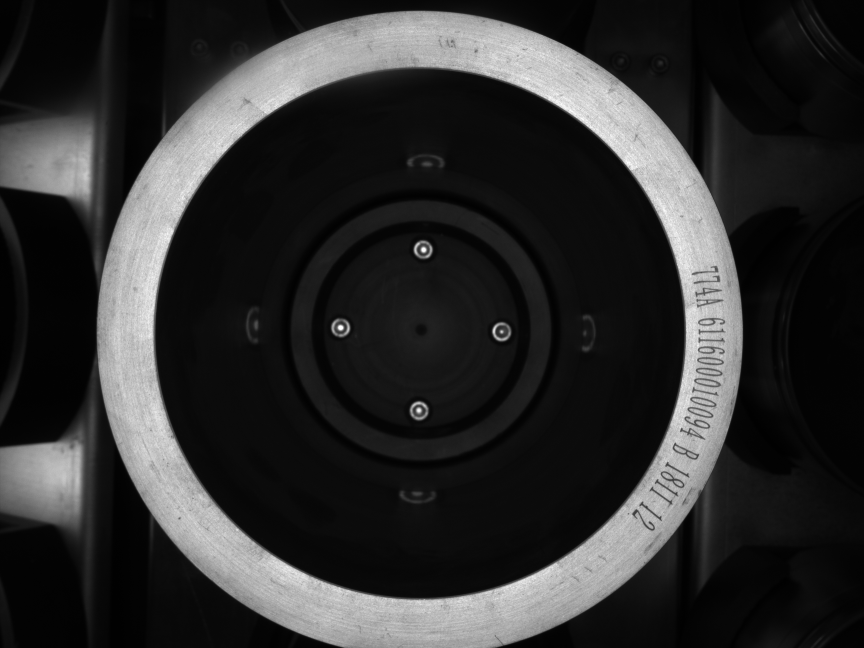
#> input picture src/ch3/OKPictures/16_50_50.jpg, 2592 x 1944 px, found by its file name (shown at 1/3 size)
$ python '定位分割终极版带示意图.py'   (older library calls are emulated)
#> lines starting #> are read from the running program, lines starting #| are printed output that depends on the picture; after the words box and inside, x2 and y2 are one past the last pixel; in counts of white or black regions, pixels touching at a corner belong together
import numpy as np
import math
import cv2
import matplotlib.pyplot as plt
from scipy import signal

plt.rcParams['font.sans-serif'] = ['SimHei']  # 显示中文标签
#两次缩小
def reduceImg(img):
    ret_img=cv2.pyrDown(img)
    ret_img=cv2.pyrDown(ret_img)
    return ret_img
#得到二值图
def binaryImage(img,binary_type):
    ret,binary=cv2.threshold(img,141,255,binary_type)
    return ret,binary

# 提取圆心，半径
def getPointAndR(src):
    _,contours,_ = cv2.findContours(src, cv2.RETR_TREE, cv2.CHAIN_APPROX_SIMPLE)
    result_img = np.zeros(src.shape,np.uint8)
    retImg=None
    i=1
    circle_point = None
    circle_r = None
    # [4 lines of commented-out code are left out]
    resizeNum=16

    for i in range(len(contours)):
        area = cv2.contourArea(contours[i])
        print(area)
        if (area < 1500000//resizeNum or area>2500000//resizeNum):
            continue
        x, y, w, h = cv2.boundingRect(contours[i])
        ratio = 0.0
        if (y != 0):
            ratio = float(w / h)
        if ((ratio > 0.95) & (ratio < 1.05)):
            cv2.drawContours(result_img, contours, i, (255,255, 255),thickness=5)
            # cv2.namedWindow('cut',cv2.WINDOW_NORMAL)
            # cv2.imshow('cut',result_img)
            # if(area>2000000 and area<2500000):
            size = 100
            # else:
            #     size=0
            # retImg = readImg[y - size:y + h + size, x - size:x + w + size]
            circle_point=(y+w//2,x+h//2)
            circle_r=w//2
            break
    return circle_point,circle_r,result_img

def unfloodImagePro(img,point,unfloodR,width,startTheta):
    h, w = img.shape
    x0, y0 = point
    unwrapped_width = unfloodR + width  # 展开的最大半径
    unwrapped_height = width
    full_width = int(2 * math.pi * unwrapped_width)  # 展开后的长度
    unflood_width=950
    unwrapped_img = np.zeros((unwrapped_height, unflood_width), dtype='u1')
    except_count = 0
    for j in range(unflood_width):
        theta = -2 * math.pi * (j / full_width) - startTheta  # 1. 开始位置
        # theta=theta+0.75*math.pi
        for i in range(unwrapped_height):
            unwrapped_radius = unwrapped_width - i  # 2. don't forget
            x = unwrapped_radius * math.cos(theta) + x0  #
            y = unwrapped_radius * math.sin(theta) + y0
            x, y = int(x), int(y)
            try:
                if x < 0 or x >= h or y < 0 or y >= w:
                    continue
                unwrapped_img[i, j] = img[x, y]
            except Exception as e:
                except_count = except_count + 1
    print('expect count:' + str(except_count))
    return unwrapped_img

#输入图片，圆心点，展开内半径，展开宽度
def unfloodImage(img,point,unfloodR,width,startTheta):
    h,w=img.shape
    x0,y0=point
    unwrapped_width=unfloodR+width#展开的最大半径
    unwrapped_height=width
    full_width=int(2*math.pi*unwrapped_width)#展开后的长度
    unwrapped_img=np.zeros((unwrapped_height,full_width),dtype='u1')
    except_count=0
    for j in range(full_width):
        theta = -2 * math.pi * (j / full_width)-startTheta  # 1. 开始位置
        # theta=theta+0.75*math.pi
        for i in range(unwrapped_height):
            unwrapped_radius = unwrapped_width -i  # 2. don't forget
            x = unwrapped_radius * math.cos(theta) + x0  #
            y = unwrapped_radius * math.sin(theta) + y0
            x, y = int(x), int(y)
            try:
                if x<0 or x>=h or y<0 or y>=w:
                    continue
                unwrapped_img[i, j] = img[x, y]
            except Exception as e:
                except_count = except_count + 1
    print('expect count:'+str(except_count))
    return unwrapped_img

#返回计算极值，开始角度，卷积结果
def calcMax(img):
    h,w=img.shape
    kernel=np.ones((h,230),dtype=np.float32)
    # kernel[0:10,:]=0
    result = signal.convolve2d(img, kernel, 'valid')
    hist=result.ravel()
    ret_max=np.max(hist)
    start_position=np.argmax(hist)
    # start_position=start_position[0]
    ret_theta=(start_position/w)*2*np.pi
    return ret_max,ret_theta,hist
# [29 lines left out: functions seamlessCone, pic_mix, not called in this run]

j=0
# [25 lines left out: function disImgs, not called in this run]

def last_fun(img):
    copyImg=img.copy()
    #两次缩小
    smallImg=reduceImg(img)
    plt.subplot(1,3,1)
    plt.imshow(smallImg,cmap='gray')
    plt.xticks([])
    plt.yticks([])
    plt.title("两次缩小图", fontsize=10)
    #二值化
    thresh,binary=binaryImage(smallImg,binary_type=cv2.THRESH_OTSU|cv2.THRESH_BINARY_INV)
    plt.subplot(1, 3, 2)
    plt.imshow(binary, cmap='gray')
    plt.xticks([])
    plt.yticks([])
    plt.title("二值化阈值：{0}".format(str(thresh)), fontsize=10)
    #提取圆心，半径
    circle_point, circle_r,drawImg=getPointAndR(binary)
    plt.subplot(1, 3, 3)
    plt.imshow(drawImg,cmap='gray')
    plt.xticks([])
    plt.yticks([])
    plt.title("圆心:{0},半径：{1}".format(str(circle_point),str(circle_r)), fontsize=10)
    #分角度展开灰度图
    #1.展开角为0
    plt.figure()
    unflood_img1=unfloodImage(smallImg,point=circle_point,unfloodR=circle_r,width=40,startTheta=0)
    unflood_img1 = cv2.Canny(unflood_img1,100,200)
    thresh=0
    plt.subplot(4,1,1)
    plt.imshow(unflood_img1,cmap='gray')
    # plt.xticks([])
    # plt.yticks([])
    plt.title("第一次展开,thresh:{0}".format(str(thresh)), fontsize=20)
    #绘制直方分布图
    plt.subplot(4, 1, 2)
    ret_max1, ret_theta1, hist1=calcMax(unflood_img1)
    plt.plot(hist1)
    plt.title('max:{0},theta:{1}'.format(str(ret_max1),str(ret_theta1)),fontsize=20)


    #2.展开角为90°
    unflood_img2=unfloodImage(smallImg,point=circle_point,unfloodR=circle_r,width=40,startTheta=math.pi/2)
    unflood_img2=cv2.Canny(unflood_img2,100,200)
    plt.subplot(4,1,3)
    plt.imshow(unflood_img2,cmap='gray')
    # plt.xticks([])
    # plt.yticks([])
    plt.title("第二次展开,thresh:{0}".format(str(thresh)), fontsize=20)

    # 绘制直方分布图
    plt.subplot(4, 1, 4)
    ret_max2, ret_theta2, hist2 = calcMax(unflood_img2)
    plt.plot(hist2)
    plt.title('max:{0},theta:{1}'.format(str(ret_max2), str(ret_theta2+math.pi/2)), fontsize=20)

    _font_size=20
    #确定展开角度
    plt.figure()
    plt.subplot(4,1,1)
    # theta=0.0
    if(ret_max1>ret_max2):
        theta=ret_theta1
    else:
        theta=ret_theta2+math.pi/2
    #确定大图展开位置
    # circle_point, circle_r, drawImg
    point=(circle_point[0]*4,circle_point[1]*4)
    r=circle_r*4

    #看圆的半径，得出型号，一个为109，一个为208,208的字符高度为50左右，109的为80左右
    unflood_srcImg=unfloodImagePro(copyImg,point=point,unfloodR=r,width=130,startTheta=theta-0.03)
    if(circle_r>204):
        unflood_srcImg=unflood_srcImg[40:110,:]
    else:
        unflood_srcImg=unflood_srcImg[0:100,:]

    plt.imshow(unflood_srcImg,cmap='gray')
    plt.title('原图展开{0}'.format(str(theta)),fontsize=_font_size)

    plt.subplot(4, 1, 2)
    binaryUnfloodImg=cv2.adaptiveThreshold(unflood_srcImg,255,cv2.ADAPTIVE_THRESH_MEAN_C,cv2.THRESH_BINARY_INV,blockSize=17,C=10)
    # cv2.imshow('img',tempimg)
    # binaryUnfloodImg=binaryImage(unflood_srcImg,cv2.THRESH_BINARY_INV|cv2.THRESH_OTSU)
    plt.imshow(binaryUnfloodImg,cmap='gray')
    plt.title('局部自适应二值化',fontsize=_font_size)

    plt.subplot(4, 1, 3)
    #形态学处理
    kernel=cv2.getStructuringElement(cv2.MORPH_RECT,(3,3))
    dst_img=binaryUnfloodImg
    # CLOSE先膨胀再腐蚀
    dst_img = cv2.morphologyEx(dst_img, cv2.MORPH_CLOSE, kernel)
    # OPEN先腐蚀再膨胀
    dst_img = cv2.morphologyEx(dst_img, cv2.MORPH_OPEN, kernel)
    # dst_img=cv2.Canny(dst_img,100,200)
    plt.imshow(dst_img, cmap='gray')
    plt.title('形态学开操作:kernel={0}'.format(str((2,2))), fontsize=_font_size)

    plt.subplot(4, 1, 4)
    #字符切割
    _,contours, _ = cv2.findContours(dst_img, cv2.RETR_TREE, cv2.CHAIN_APPROX_SIMPLE)
    count=0
    unflood_srcImg=cv2.cvtColor(unflood_srcImg,cv2.COLOR_GRAY2BGR)
    temp_srcImg=unflood_srcImg.copy()
    #看圆的半径，得出型号，一个为109，一个为208,208的字符高度为50左右，109的为80左右
    code_high=0
    code_size=0
    if(circle_r>204):
        h_thresh=42
        code_high = 22
        code_size = 1
    else:
        h_thresh=78
        code_high = 25
        code_size = 1.5
    fun='module'
    import 第四章.模板匹配算法.formated.模板匹配识别字符 as detect
    import 第四章.svm.svm识别字符模型训练 as svm_detect
    img_list=[]
    for i in range(len(contours)):
        area = cv2.contourArea(contours[i])
        if(area>100):
            x, y, w, h = cv2.boundingRect(contours[i])
            if(h>h_thresh):
                count+=1
                unflood_srcImg_copy=unflood_srcImg.copy()
                cv2.rectangle(unflood_srcImg,(x-3,y-3),(x+w+3,y+h+3),color=(255,0,0))
                cutNum=0
                # tempImg=unflood_srcImg[x-cutNum:x+w+cutNum,y-cutNum:y+h+cutNum,:]
                tempImg=unflood_srcImg[y-cutNum:y+h+cutNum,x-cutNum:x+w+cutNum,:]
                tempImg=cv2.cvtColor(tempImg,cv2.COLOR_RGB2GRAY)
                cutNum=3
                tempImg_1=unflood_srcImg_copy[y-cutNum:y+h+cutNum,x-cutNum:x+w+cutNum,:]
                tempImg_1=cv2.cvtColor(tempImg_1,cv2.COLOR_RGB2GRAY)
                img_list.append(tempImg_1)
                if fun=='module':
                    ret_code=detect.detect_code(tempImg,show_plt=False)
                    unflood_srcImg = cv2.putText(unflood_srcImg, str(ret_code), (x, y + code_high), cv2.FONT_HERSHEY_COMPLEX,code_size, (255, 0, 0), 2)
                if fun=='svm':
                    # if(tempImg.width>0):
                        ret_code=svm_detect.dettect_code(tempImg)
                        # unflood_srcImg=cv2.putText(unflood_srcImg,str(ret_code),(x,y+code_high),cv2.FONT_HERSHEY_COMPLEX,code_size,(255,0,0),2)
    disImgs(img_list)
    plt.figure()
    plt.imshow(unflood_srcImg)
    import time
    #time.strftime("%Y-%m-%d %H:%M:%S", time.localtime())
    pic_name='recongnize_history/'+time.strftime("%Y-%m-%d %H_%M_%S", time.localtime())+'.jpg'
    # cv2.imwrite(pic_name,unflood_srcImg)
    plt.title('字符定位,共{0}个'.format(str(count)), fontsize=_font_size)
    plt.show()


if __name__=='__main__':
    img=cv2.imread('OKPictures\\16_50_50.jpg',cv2.IMREAD_GRAYSCALE)
#> img is the input picture: shape (1944, 2592); min 0, max 255, mean 47
    last_fun(img)
#> in binaryImage, `ret,binary=cv2.threshold(img,141,255,binary_type)`:
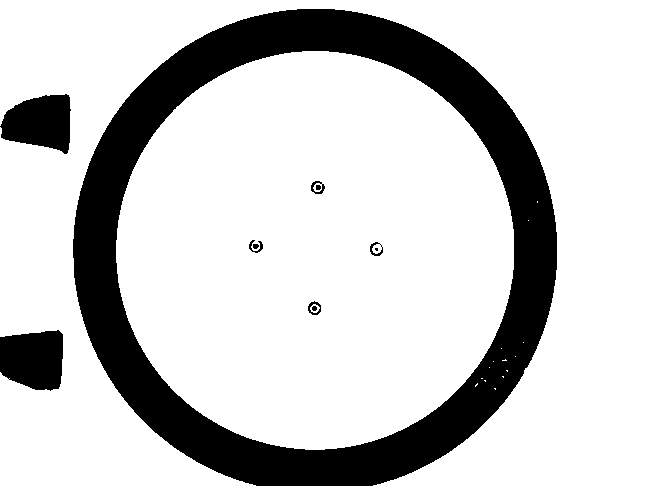
#> binary: shape (486, 648); 79.3% white; 11 black regions (1 under 20 px)
#> in binaryImage, `ret,binary=cv2.threshold(img,141,255,binary_type)`: ret = 94
#> in getPointAndR, `_,contours,_ = cv2.findContours(src, cv2.RETR_TREE, cv2.CHAIN_APPROX_S..`: contours = 27 contours, 17 with area under 20; largest, box (x1, y1, x2, y2) and area: (116, 51, 514, 450) 124177, (0, 0, 648, 486) 123313, (307, 300, 322, 316) 161, (310, 180, 326, 195) 112, (369, 241, 384, 257) 98
#> the loop in getPointAndR, `for i in range(len(contours)):` made 15 passes
#> (area, x, y, w, h, ratio, size, circle_point) on pass 15: (124177, 116, 51, 398, 399, 0.997, 100, (250, 315))
#| 0.5
#| 2.0
#| 0.5
#| 0.0
#| 0.5
#| 0.5
#| 0.0
#| 0.0
#> (further printed lines are left out)
#> after the loop in getPointAndR, `for i in range(len(contours)):`:
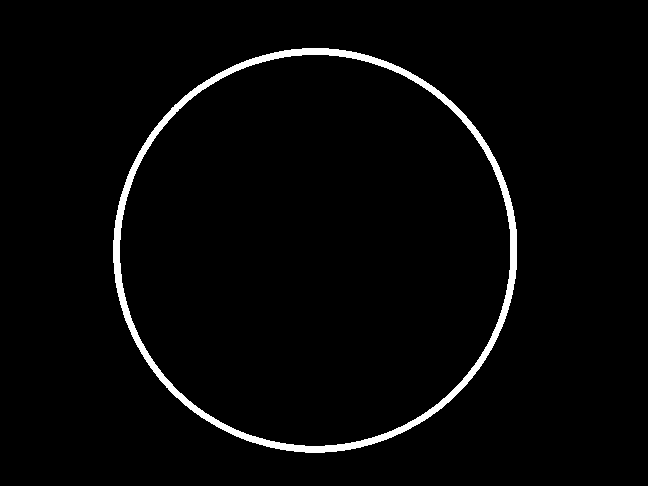
#> result_img: shape (486, 648); 2.6% white; 1 white region, box (x1, y1, x2, y2) and area: (113, 48, 517, 453) 8242
#> in last_fun, `circle_point, circle_r,drawImg=getPointAndR(binary)`: circle_point = (250, 315); circle_r = 199
#> in unfloodImage, `x0,y0=point`: x0 = 250; y0 = 315
#> in unfloodImage, `unwrapped_width=unfloodR+width#展开的最大半径`: unwrapped_width = 239
#> in unfloodImage, `full_width=int(2*math.pi*unwrapped_width)#展开后的长度`: full_width = 1501
#> the loop in unfloodImage, `for j in range(full_width):` made 1501 passes
#> theta on passes 1 to 3: 0, -0.00419, -0.00837
#> after the loop in unfloodImage, `for j in range(full_width):`: except_count = 0
#| expect count:0
#> in calcMax, `hist=result.ravel()`: hist = 1272 values, max 440895 at index 1072, min 7650 at index 498, mean 119923.4
#> in calcMax, `ret_max=np.max(hist)`: ret_max = 440895
#> in calcMax, `start_position=np.argmax(hist)`: start_position = 1072
#> in calcMax, `ret_theta=(start_position/w)*2*np.pi`: ret_theta = 4.49
#> in last_fun, `ret_max1, ret_theta1, hist1=calcMax(unflood_img1)`: ret_max1 = 440895; ret_theta1 = 4.49; hist1 has the same summary as hist in calcMax
#> the loop in unfloodImage (call 2), `for j in range(full_width):` made 1501 passes
#> theta on passes 1 to 3: -1.57, -1.57, -1.58
#| expect count:0
#> in last_fun, `ret_max2, ret_theta2, hist2 = calcMax(unflood_img2)`: ret_max2 = 436305; ret_theta2 = 2.9; hist2 = 1272 values, max 436305 at index 693, min 18105 at index 127, mean 126125.2
#> in last_fun, `theta=ret_theta1`: theta = 4.49
#> in last_fun, `point=(circle_point[0]*4,circle_point[1]*4)`: point = (1000, 1260)
#> in last_fun, `r=circle_r*4`: r = 796
#> in unfloodImagePro, `x0, y0 = point`: x0 = 1000; y0 = 1260
#> in unfloodImagePro, `unwrapped_width = unfloodR + width`: unwrapped_width = 926
#> in unfloodImagePro, `full_width = int(2 * math.pi * unwrapped_width)`: full_width = 5818
#> the loop in unfloodImagePro, `for j in range(unflood_width):` made 950 passes
#> theta on passes 1 to 3: -4.46, -4.46, -4.46
#> after the loop in unfloodImagePro, `for j in range(unflood_width):`:
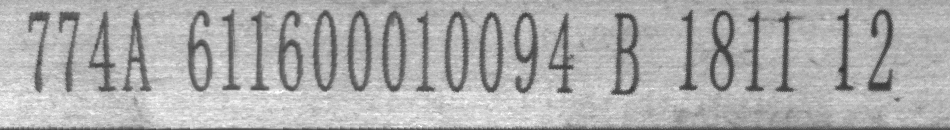
#> unwrapped_img: shape (130, 950); min 48, max 255, mean 172.3
#> after the loop in unfloodImagePro, `for j in range(unflood_width):`: except_count = 0
#| expect count:0
#> in last_fun, `unflood_srcImg=unflood_srcImg[0:100,:]`:
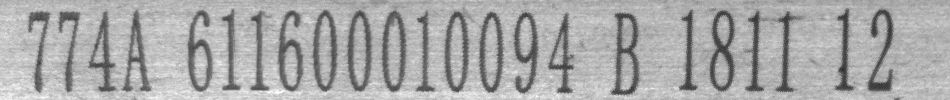
#> unflood_srcImg: shape (100, 950); min 48, max 255, mean 168.2
#> in last_fun, `binaryUnfloodImg=cv2.adaptiveThreshold(unflood_srcImg,255,cv2.ADAPTIVE..`:
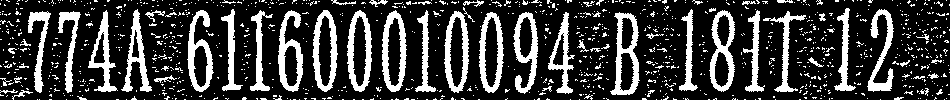
#> binaryUnfloodImg: shape (100, 950); 23.4% white; 1054 white regions (993 under 20 px), largest, box (x1, y1, x2, y2) and area: (610, 12, 640, 95) 1019, (382, 10, 407, 92) 922, (312, 10, 338, 92) 915
#> in last_fun, `kernel=cv2.getStructuringElement(cv2.MORPH_RECT,(3,3))`: kernel = [[1, 1, 1], [1, 1, 1], [1, 1, 1]]
#> in last_fun, `dst_img = cv2.morphologyEx(dst_img, cv2.MORPH_CLOSE, kernel)`: dst_img: shape (100, 950); 26.1% white; 589 white regions (476 under 20 px), largest, box (x1, y1, x2, y2) and area: (382, 0, 432, 92) 1071, (610, 12, 640, 95) 1070, (444, 0, 484, 93) 1061
#> in last_fun, `dst_img = cv2.morphologyEx(dst_img, cv2.MORPH_OPEN, kernel)`:
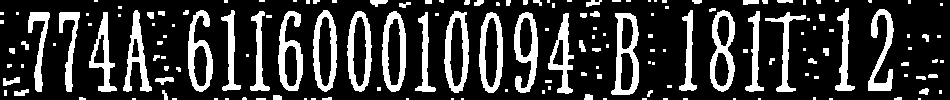
#> dst_img: shape (100, 950); 22% white; 166 white regions (90 under 20 px)
#> in last_fun, `_,contours, _ = cv2.findContours(dst_img, cv2.RETR_TREE, cv2.CHAIN_APP..`: contours = 181 contours, 115 with area under 20; largest, box (x1, y1, x2, y2) and area: (611, 13, 639, 95) 1618, (444, 11, 469, 93) 1530, (382, 11, 406, 92) 1515, (313, 10, 337, 92) 1510, (347, 11, 372, 92) 1504
#> in last_fun, `area = cv2.contourArea(contours[i])`: area = 2
#> (the call stopped at in last_fun, `ret_code=detect.detect_code(tempImg,show_plt=False)`: 第四章 is not available in this run)
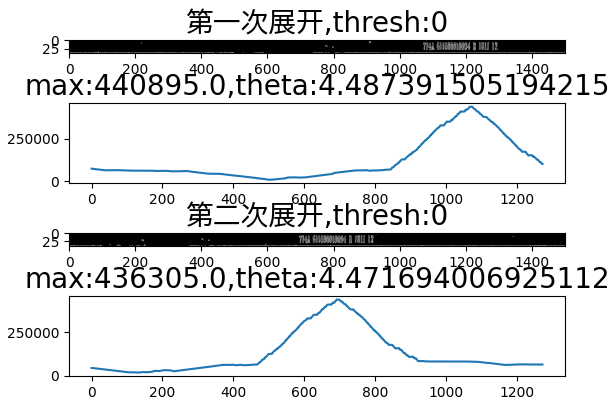
#> figure drawn by matplotlib, 4 panels; panel 2: curve peaks at x = 1072, y = 440895; panel 4: curve peaks at x = 693, y = 436305
